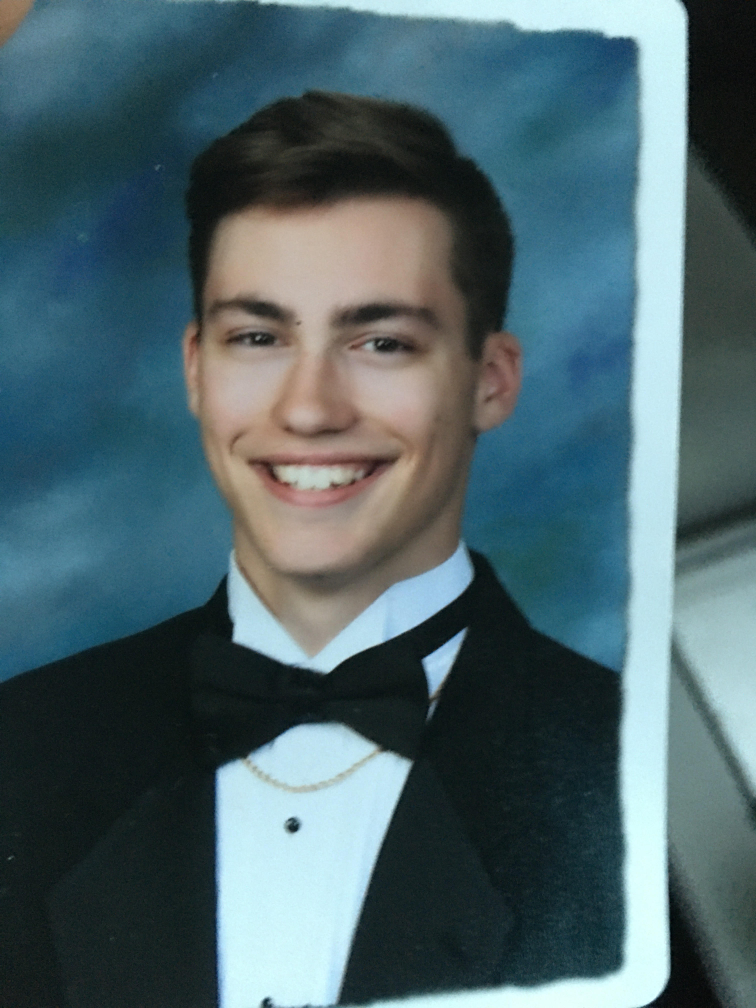
#> input picture Images/charles.jpg, 3024 x 4032 px, given in place of the camera (shown at 1/4 size)
$ python colorfinder.py
#> lines starting #> are read from the running program, lines starting #| are printed output that depends on the picture; after the words box and inside, x2 and y2 are one past the last pixel; in counts of white or black regions, pixels touching at a corner belong together
import cv2
import numpy as np

frameWidth = 640
frameHeight = 480


cap = cv2.VideoCapture(0)
cap.set(3, frameWidth)  #id number is 3 for width
cap.set(4, frameHeight)  #id number is 4 for height
cap.set(10 ,70) #id number is 10 for brightness of camera

def empty(a):
    pass

cv2.namedWindow("HSV")
cv2.resizeWindow("HSV", 640,240)
cv2.createTrackbar("HUE min", "HSV", 0, 179, empty)
#> slider 'HUE min' is set to 35
cv2.createTrackbar("SAT min", "HSV", 0, 255, empty)
#> slider 'SAT min' is set to 51
cv2.createTrackbar("VALUE min", "HSV", 0, 255, empty)
#> slider 'VALUE min' is set to 51
cv2.createTrackbar("HUE max", "HSV", 179, 179, empty)
cv2.createTrackbar("SAT max", "HSV", 255, 255, empty)
cv2.createTrackbar("VALUE max", "HSV", 255, 255, empty)

while True:

    _ , img = cap.read()
#> img is the input picture: shape (4032, 3024, 3); mean B, G, R 106.2, 100.2, 77.2
    imgHSV = cv2.cvtColor(img, cv2.COLOR_BGR2HSV)
#> imgHSV: shape (4032, 3024, 3); mean H, S, V 81.5, 98.5, 111.2

    h_min = cv2.getTrackbarPos("HUE min", "HSV")
    h_max = cv2.getTrackbarPos("HUE max", "HSV")
    s_min = cv2.getTrackbarPos("SAT min", "HSV")
    s_max = cv2.getTrackbarPos("SAT max", "HSV")
    v_min = cv2.getTrackbarPos("VALUE min", "HSV")
    v_max = cv2.getTrackbarPos("VALUE max", "HSV")
    print(h_min, s_min, v_min, h_max, s_max,v_max)

    lower = np.array([h_min, s_min, v_min])
    upper = np.array([h_max, s_max, v_max])
    mask = cv2.inRange(imgHSV,lower, upper)
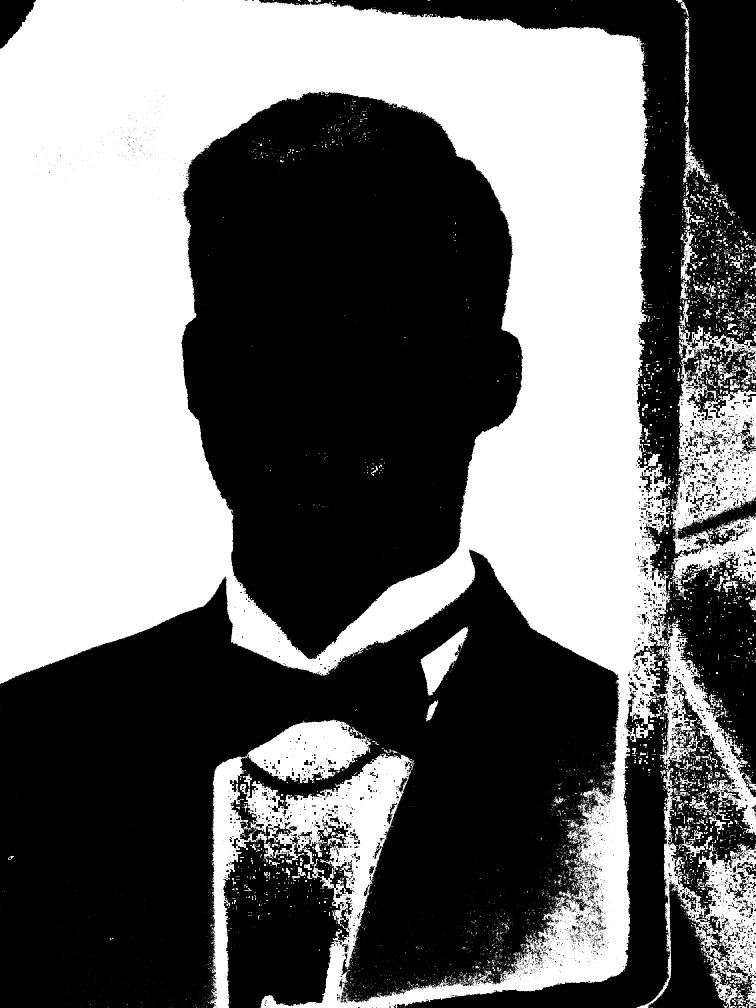
#> mask: shape (4032, 3024) (shown at 1/4 size); 44.1% white; 7908 white regions (6843 under 20 px), largest, box (x1, y1, x2, y2) and area: (0, 0, 3024, 4032) 4763662, (2684, 1297, 3024, 2342) 187156, (841, 2879, 1491, 4032) 147671
    result = cv2.bitwise_and(img,img, mask = mask)
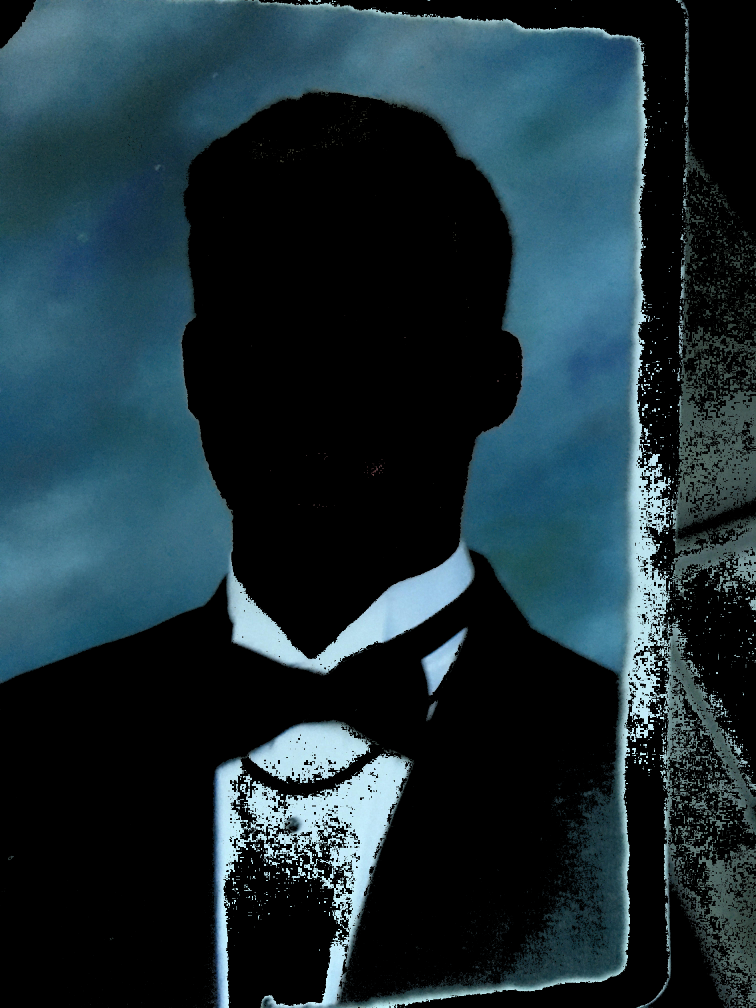
#> result: shape (4032, 3024, 3) (shown at 1/4 size); mean B, G, R 55.4, 48, 29.3

    mask = cv2.cvtColor(mask, cv2.COLOR_GRAY2BGR)
    hStack = np.hstack([img,mask,result])

    cv2.imshow('Horizontal Stacking', hStack)
    if cv2.waitKey(1) & 0xFF == ord('q'):
#> (key q is pressed here)
        break


cap.release()
cv2.destroyAllWindows()

$ run again, on Images/lathe.jpg
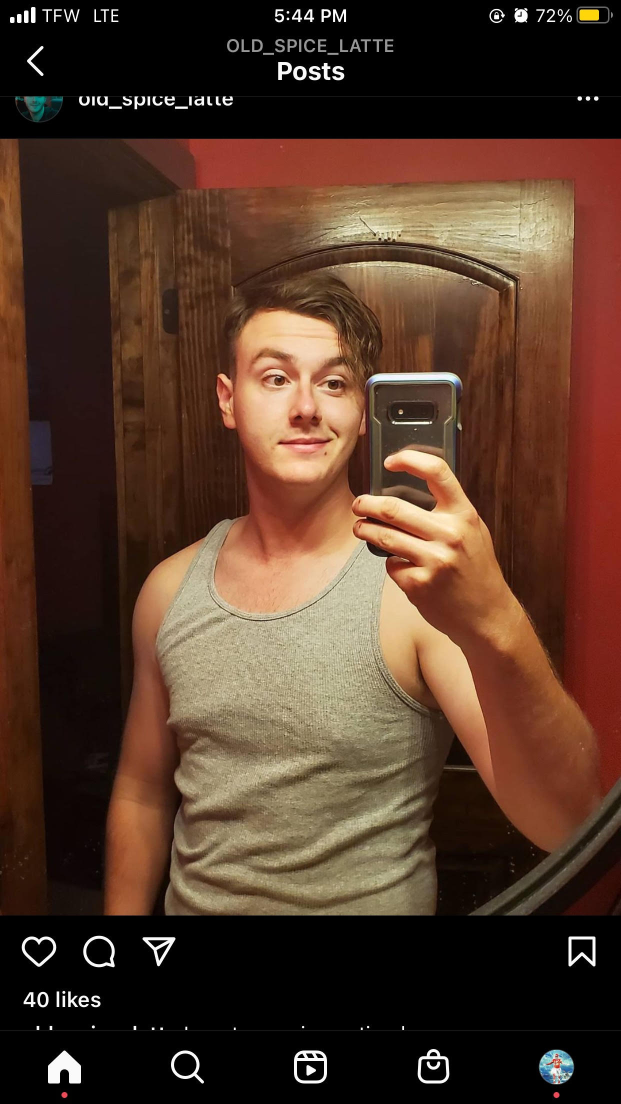
#> input picture Images/lathe.jpg, 1242 x 2208 px, given in place of the camera (shown at 1/2 size)
#> img is the input picture: shape (2208, 1242, 3); mean B, G, R 40.6, 56, 82.6
#> imgHSV: shape (2208, 1242, 3); mean H, S, V 10.7, 104.5, 82.7
#> `mask = cv2.inRange(imgHSV,lower, upper)`:
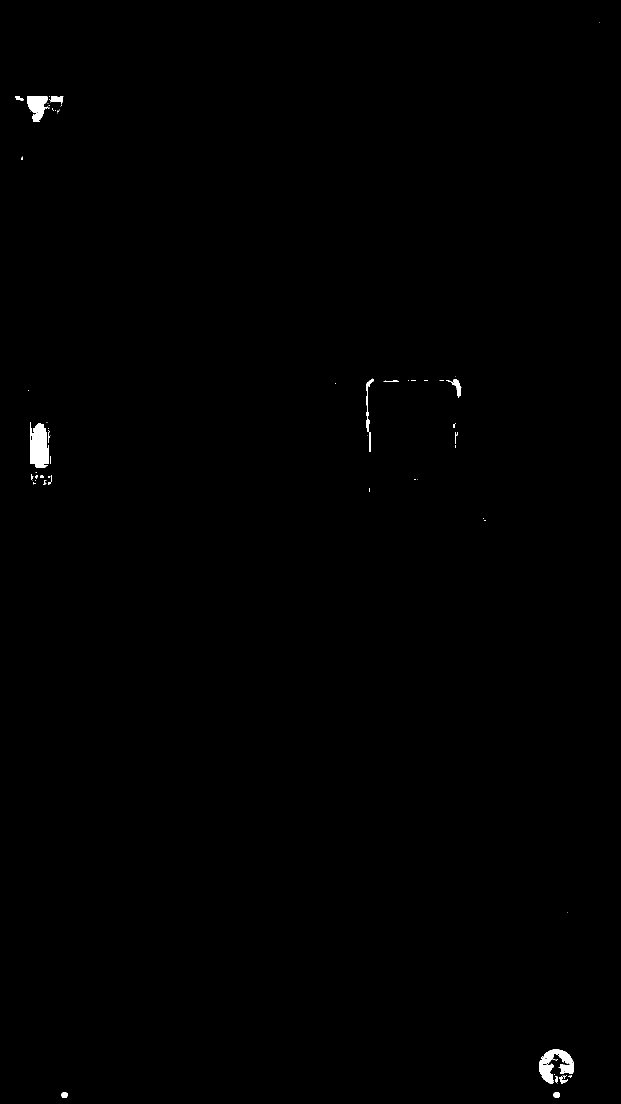
#> mask: shape (2208, 1242) (shown at 1/2 size); 0.31% white; 84 white regions (66 under 20 px), largest, box (x1, y1, x2, y2) and area: (60, 844, 98, 936) 2741, (1078, 2099, 1148, 2168) 2336, (54, 192, 96, 244) 1395
#> `hStack = np.hstack([img,mask,result])`:
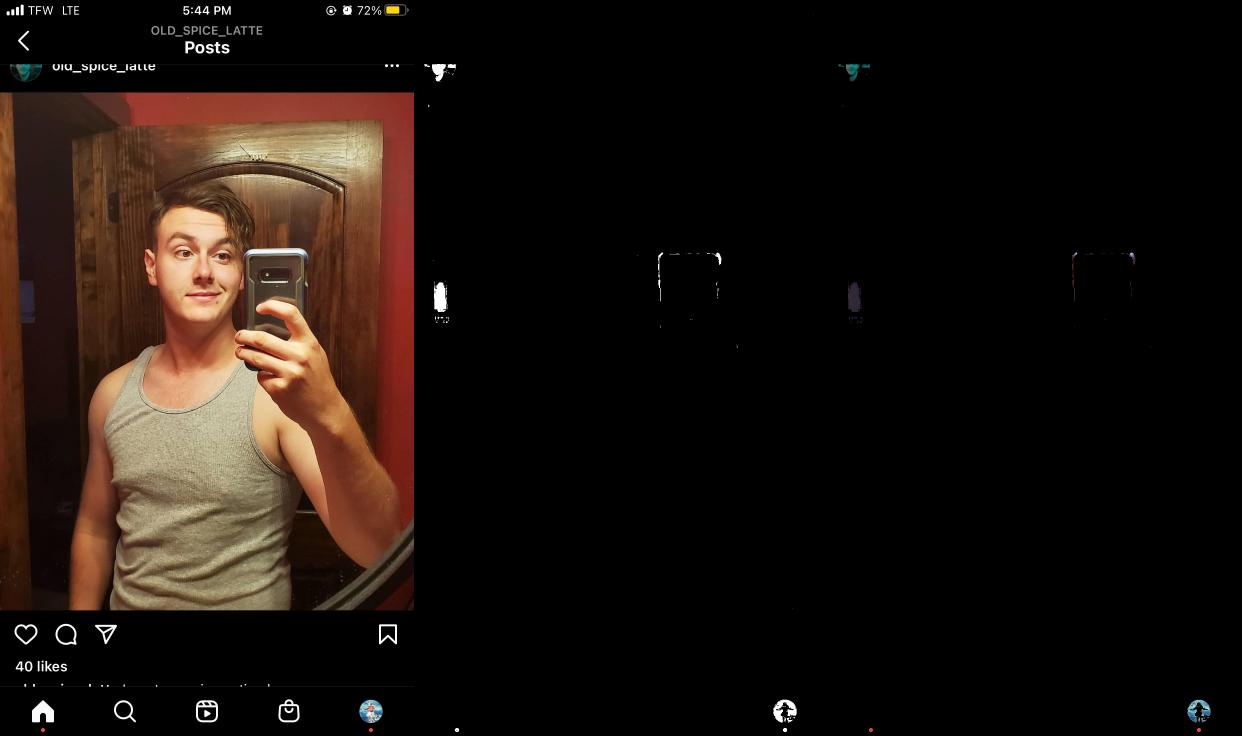
#> hStack: shape (2208, 3726, 3) (shown at 1/3 size); mean B, G, R 13.9, 19, 27.9

$ run again, on Images/leeagain.JPG
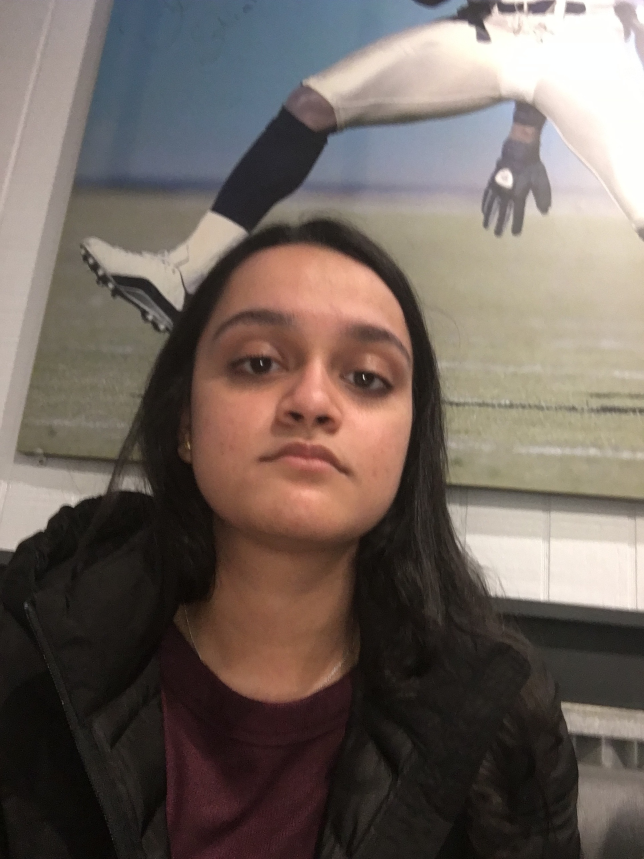
#> input picture Images/leeagain.JPG, 1932 x 2576 px, given in place of the camera (shown at 1/3 size)
#> img is the input picture: shape (2576, 1932, 3); mean B, G, R 94, 100.9, 112.5
#> imgHSV: shape (2576, 1932, 3); mean H, S, V 36.8, 63.4, 115.7
#> `mask = cv2.inRange(imgHSV,lower, upper)`:
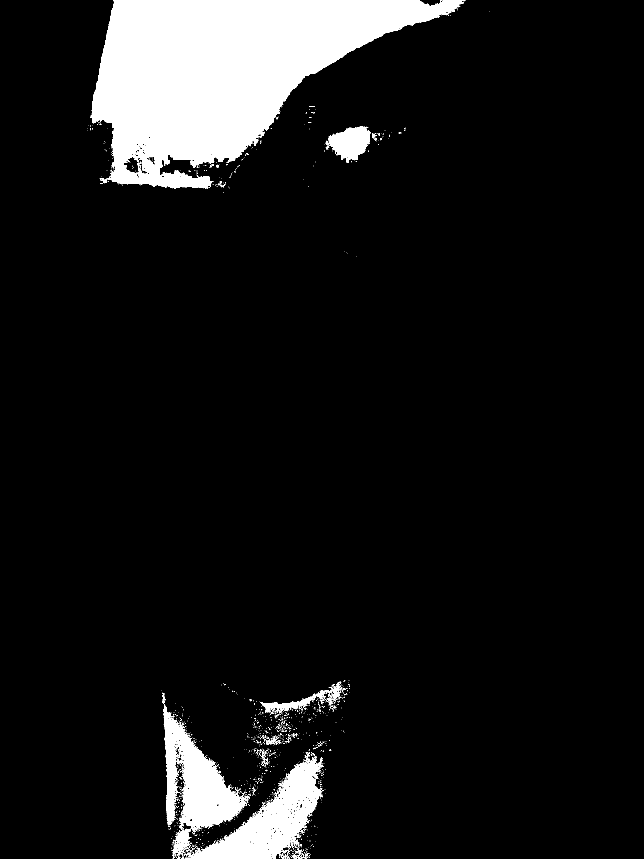
#> mask: shape (2576, 1932) (shown at 1/3 size); 8.7% white; 1640 white regions (1576 under 20 px), largest, box (x1, y1, x2, y2) and area: (272, 0, 1392, 566) 330588, (575, 2272, 969, 2576) 39612, (490, 2112, 748, 2497) 39102
#> `hStack = np.hstack([img,mask,result])`:
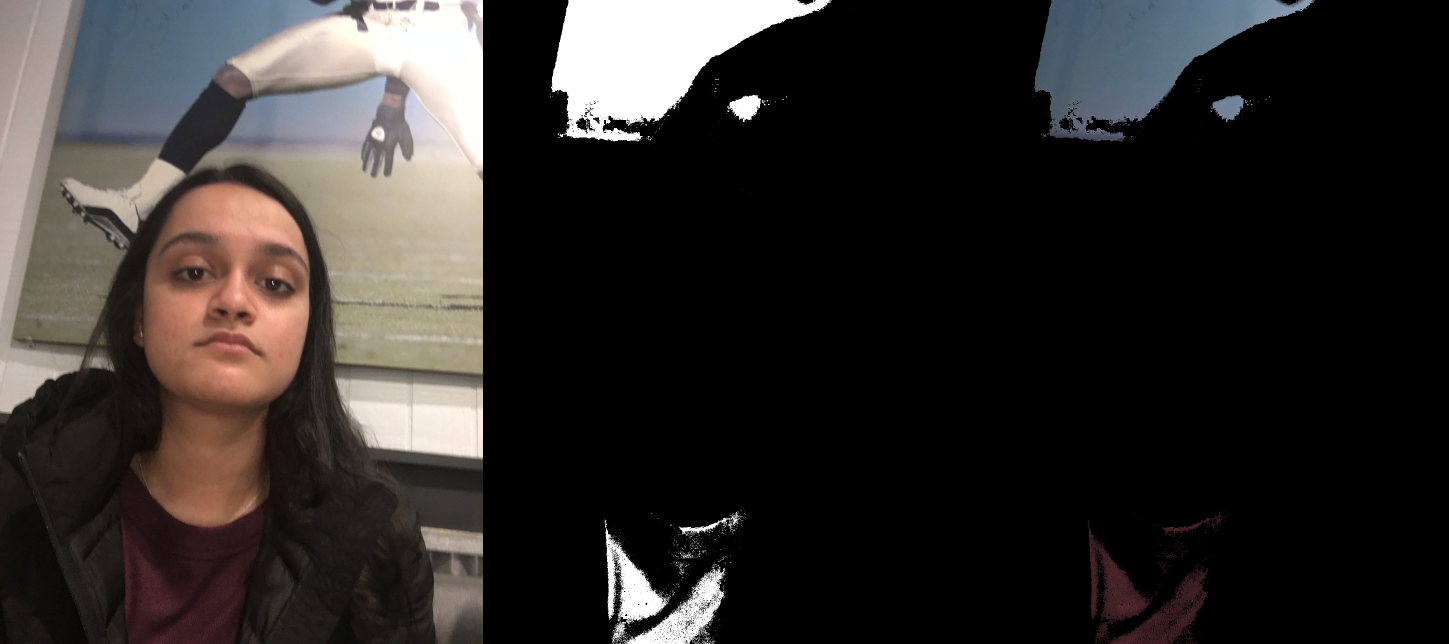
#> hStack: shape (2576, 5796, 3) (shown at 1/4 size); mean B, G, R 41.7, 43.6, 47.2
